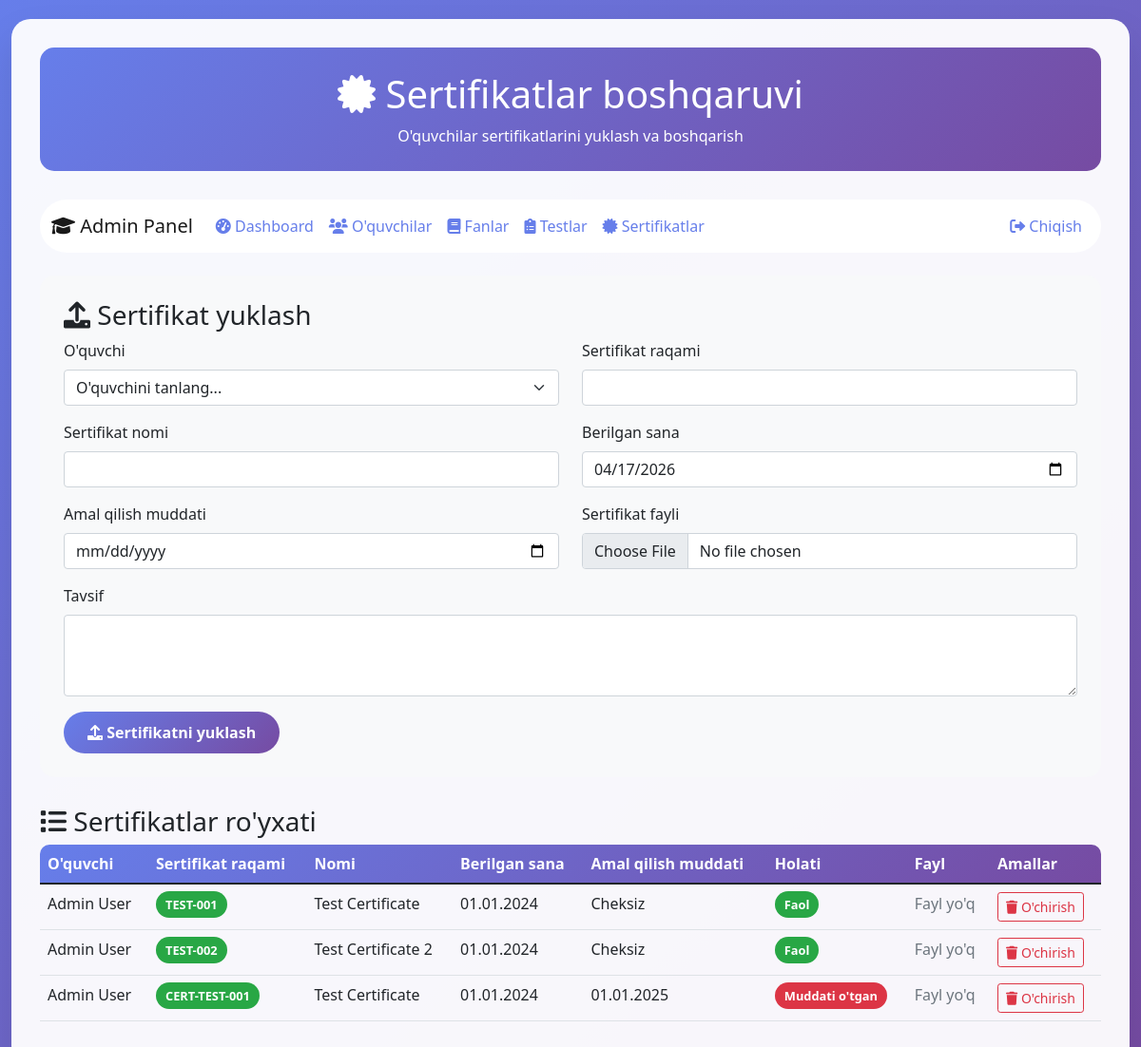
Page /admin/certificates (signed in) on the committed database.
### app.py (models this page shows)
class Certificate(db.Model):
    __tablename__ = 'certificate'
    id = db.Column(db.Integer, primary_key=True)
    user_id = db.Column(db.Integer, db.ForeignKey('user.id'), nullable=False)
    certificate_number = db.Column(db.String(50), unique=True, nullable=False)
    title = db.Column(db.String(200), nullable=False)
    description = db.Column(db.Text)
    issue_date = db.Column(db.DateTime, nullable=False)
    expiry_date = db.Column(db.DateTime)
    file_path = db.Column(db.String(500))
    is_active = db.Column(db.Boolean, default=True)
    created_at = db.Column(db.DateTime, nullable=False)
    user = db.relationship('User', backref=db.backref('certificates', lazy=True, cascade='all, delete-orphan'))

class User(db.Model):
    __tablename__ = 'user'
    id = db.Column(db.Integer, primary_key=True)
    username = db.Column(db.String(80), unique=True, nullable=False, index=True)
    password_hash = db.Column(db.String(255), nullable=False)
    first_name = db.Column(db.String(50), nullable=False)
    last_name = db.Column(db.String(50), nullable=False)
    is_admin = db.Column(db.Boolean, default=False)
    is_group_leader = db.Column(db.Boolean, default=False)
    needs_password_change = db.Column(db.Boolean, default=False)
    group_id = db.Column(db.Integer, db.ForeignKey('group.id'), nullable=True)
    group = db.relationship('Group', backref=db.backref('students', lazy=True, cascade='all, delete-orphan'), foreign_keys=[group_id])
    test_registrations = db.relationship('TestRegistration', backref='student', lazy=True, cascade='all, delete-orphan')
    test_results = db.relationship('TestResult', backref='student', lazy=True, cascade='all, delete-orphan')
    difficult_topics = db.relationship('DifficultTopic', backref='student', lazy=True, cascade='all, delete-orphan')

### app.py (the view)
@app.route('/admin/certificates')
def admin_certificates():
    if not session.get('logged_in', False) or not session.get('is_admin', False):
        return redirect(url_for('login'))
    certificates = Certificate.query.all()
    students = User.query.filter_by(is_admin=False, is_group_leader=False).all()
    return render_template('admin_certificates.html', certificates=certificates, students=students)

### app.py (called while the page is built, shortened)
@app.context_processor
def inject_user():
    class CurrentUser:
        def __init__(self):
            self.is_authenticated = session.get('logged_in', False)
            self.is_admin = session.get('is_admin', False)
            self.is_group_leader = session.get('is_group_leader', False)
            self.username = session.get('username', '')
            self.id = session.get('user_id', None)
    return dict(current_user=CurrentUser(), datetime=datetime)

### templates/admin_certificates.html (shortened to what this page needs)
<!DOCTYPE html>
<html lang="uz">
<head>
    <link href="https://cdn.jsdelivr.net/npm/bootstrap@5.1.3/dist/css/bootstrap.min.css" rel="stylesheet">
    <link href="https://cdnjs.cloudflare.com/ajax/libs/font-awesome/6.0.0/css/all.min.css" rel="stylesheet">
</head>
<body>
    <div class="container-fluid">
        <div class="main-container">
            <div class="header-section">
                <h1><i class="fas fa-certificate"></i> Sertifikatlar boshqaruvi</h1>
                <p class="mb-0">O'quvchilar sertifikatlarini yuklash va boshqarish</p>
            </div>
            <nav class="navbar navbar-expand-lg navbar-light bg-white rounded-pill mb-4">
                <div class="container-fluid">
                    <a class="navbar-brand" href="{{ url_for('admin_dashboard') }}">
                        <i class="fas fa-graduation-cap"></i> Admin Panel
                    </a>
                    <div class="collapse navbar-collapse" id="navbarNav">
                        <ul class="navbar-nav me-auto">
                            <li class="nav-item">
                                <a class="nav-link" href="{{ url_for('admin_dashboard') }}">
                                    <i class="fas fa-tachometer-alt"></i> Dashboard
                                </a>
                            </li>
                            <li class="nav-item">
                                <a class="nav-link" href="{{ url_for('admin_students') }}">
                                    <i class="fas fa-users"></i> O'quvchilar
                                </a>
                            </li>
                            <li class="nav-item">
                                <a class="nav-link" href="{{ url_for('admin_subjects') }}">
                                    <i class="fas fa-book"></i> Fanlar
                                </a>
                            </li>
                            <li class="nav-item">
                                <a class="nav-link" href="{{ url_for('admin_tests') }}">
                                    <i class="fas fa-clipboard-list"></i> Testlar
                                </a>
                            </li>
                            <li class="nav-item">
                                <a class="nav-link active" href="{{ url_for('admin_certificates') }}">
                                    <i class="fas fa-certificate"></i> Sertifikatlar
                                </a>
                            </li>
                        </ul>
                        <ul class="navbar-nav">
                            <li class="nav-item">
                                <a class="nav-link" href="{{ url_for('logout') }}">
                                    <i class="fas fa-sign-out-alt"></i> Chiqish
                                </a>
                            </li>
                        </ul>
                    </div>
                </div>
            </nav>
            <div class="upload-section">
                <h3><i class="fas fa-upload"></i> Sertifikat yuklash</h3>
                <form method="POST" action="{{ url_for('admin_upload_certificate') }}" enctype="multipart/form-data">
                    <div class="row">
                        <div class="col-md-6 mb-3">
                            <label for="user_id" class="form-label">O'quvchi</label>
                            <select class="form-select" id="user_id" name="user_id" required>
                                <option value="">O'quvchini tanlang...</option>
                            </select>
                        </div>
                        <div class="col-md-6 mb-3">
                            <label for="certificate_number" class="form-label">Sertifikat raqami</label>
                            <input type="text" class="form-control" id="certificate_number" name="certificate_number" required>
                        </div>
                        <div class="col-md-6 mb-3">
                            <label for="title" class="form-label">Sertifikat nomi</label>
                            <input type="text" class="form-control" id="title" name="title" required>
                        </div>
                        <div class="col-md-6 mb-3">
                            <label for="issue_date" class="form-label">Berilgan sana</label>
                            <input type="date" class="form-control" id="issue_date" name="issue_date" required>
                        </div>
                        <div class="col-md-6 mb-3">
                            <label for="expiry_date" class="form-label">Amal qilish muddati</label>
                            <input type="date" class="form-control" id="expiry_date" name="expiry_date">
                        </div>
                        <div class="col-md-6 mb-3">
                            <label for="certificate_file" class="form-label">Sertifikat fayli</label>
                            <input type="file" class="form-control" id="certificate_file" name="certificate_file" accept=".pdf,.jpg,.jpeg,.png">
                        </div>
                        <div class="col-12 mb-3">
                            <label for="description" class="form-label">Tavsif</label>
                            <textarea class="form-control" id="description" name="description" rows="3"></textarea>
                        </div>
                        <div class="col-12">
                            <button type="submit" class="btn btn-custom">
                                <i class="fas fa-upload"></i> Sertifikatni yuklash
                            </button>
                        </div>
                    </div>
                </form>
            </div>
            <div class="certificate-list">
                <h3><i class="fas fa-list"></i> Sertifikatlar ro'yxati</h3>
                {% if certificates %}
                    <div class="table-responsive">
                        <table class="table table-hover">
                            <thead>
                                <tr>
                                    <th>O'quvchi</th>
                                    <th>Sertifikat raqami</th>
                                    <th>Nomi</th>
                                    <th>Berilgan sana</th>
                                    <th>Amal qilish muddati</th>
                                    <th>Holati</th>
                                    <th>Fayl</th>
                                    <th>Amallar</th>
                                </tr>
                            </thead>
                            <tbody>
                                {% for cert in certificates %}
                                    <tr>
                                        <td>{{ cert.user.first_name }} {{ cert.user.last_name }}</td>
                                        <td><span class="certificate-number">{{ cert.certificate_number }}</span></td>
                                        <td>{{ cert.title }}</td>
                                        <td>{{ cert.issue_date.strftime('%d.%m.%Y') }}</td>
                                        <td>
                                            {% if cert.expiry_date %}
                                                {{ cert.expiry_date.strftime('%d.%m.%Y') }}
                                            {% else %}
                                                Cheksiz
                                            {% endif %}
                                        </td>
                                        <td>
                                            {% set now = datetime.now() %}
                                            {% if cert.expiry_date and cert.expiry_date < now %}
                                                <span class="status-badge status-expired">Muddati o'tgan</span>
                                            {% else %}
                                                <span class="status-badge status-active">Faol</span>
                                            {% endif %}
                                        </td>
                                        <td>
                                            {% if cert.file_path %}
                                                <a href="{{ url_for('static', filename=cert.file_path) }}" target="_blank" class="btn btn-sm btn-outline-primary">
                                                    <i class="fas fa-eye"></i> Ko'rish
                                                </a>
                                            {% else %}
                                                <span class="text-muted">Fayl yo'q</span>
                                            {% endif %}
                                        </td>
                                        <td>
                                            <form method="POST" action="{{ url_for('admin_delete_certificate', certificate_id=cert.id) }}" onsubmit="return confirm('Sertifikatni o\'chirishga ishonchingiz komilmi?')">
                                                <button type="submit" class="btn btn-sm btn-outline-danger">
                                                    <i class="fas fa-trash"></i> O'chirish
                                                </button>
                                            </form>
                                        </td>
                                    </tr>
                                {% endfor %}
                            </tbody>
                        </table>
                    </div>
                {% else %}
                    <div class="text-center py-5">
                        <i class="fas fa-certificate fa-3x text-muted mb-3"></i>
                        <h4 class="text-muted">Sertifikatlar hozircha yo'q</h4>
                        <p class="text-muted">Birinchi sertifikatni yuklash uchun yuqoridagi formadan foydalaning</p>
                    </div>
                {% endif %}
            </div>
        </div>
    </div>
</body>
</html>

### templates/admin_certificates.html (style rules this page uses)
body { background: linear-gradient(135deg, #667eea 0%, #764ba2 100%); min-height: 100vh; font-family: 'Segoe UI', Tahoma, Geneva, Verdana, sans-serif; }
.main-container { background: rgba(255, 255, 255, 0.95); border-radius: 20px; box-shadow: 0 20px 40px rgba(0, 0, 0, 0.1); margin: 20px auto; max-width: 1200px; padding: 30px; }
.header-section { background: linear-gradient(135deg, #667eea 0%, #764ba2 100%); color: white; padding: 25px; border-radius: 15px; margin-bottom: 30px; text-align: center; }
.certificate-number { background: #28a745; color: white; padding: 5px 10px; border-radius: 20px; font-size: 0.8rem; font-weight: bold; }
.upload-section { background: #f8f9fa; border-radius: 15px; padding: 25px; margin-bottom: 30px; }
.btn-custom { background: linear-gradient(135deg, #667eea 0%, #764ba2 100%); color: white; border: none; padding: 10px 25px; border-radius: 25px; font-weight: bold; transition: all 0.3s ease; }
.nav-link { color: #667eea !important; font-weight: 500; transition: all 0.3s ease; }
.table-responsive { border-radius: 10px; overflow: hidden; }
.table thead { background: linear-gradient(135deg, #667eea 0%, #764ba2 100%); color: white; }
.status-badge { padding: 5px 10px; border-radius: 20px; font-size: 0.8rem; font-weight: bold; }
.status-active { background: #28a745; color: white; }
.status-expired { background: #dc3545; color: white; }

### rows in the picture
Certificate: user.first_name "Admin", user.last_name "User", certificate_number "TEST-001", title "Test Certificate", issue_date "01.01.2024", shows "Cheksiz", shows "Faol", shows "Fayl yo'q"
Certificate: user.first_name "Admin", user.last_name "User", certificate_number "TEST-002", title "Test Certificate 2", issue_date "01.01.2024", shows "Cheksiz", shows "Faol", shows "Fayl yo'q"
Certificate: user.first_name "Admin", user.last_name "User", certificate_number "CERT-TEST-001", title "Test Certificate", issue_date "01.01.2024", expiry_date "01.01.2025", shows "Muddati o'tgan", shows "Fayl yo'q"
